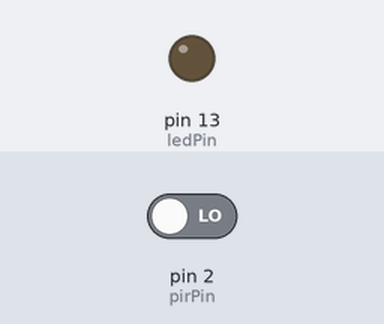
Simulated run of this sketch. Board: Arduino Uno, built with avr-gcc and run on an emulated ATmega328P. Parts: output pins drawn as LEDs (lit = HIGH). The test bench sets the inputs (shaded band); at power-on: pin 2 (pirPin) LOW. What the sketch prints to the serial monitor is not drawn.

Above: at 1.2 s.
1.3 s: pin 2 (pirPin) driven HIGH
At 1.7 s:
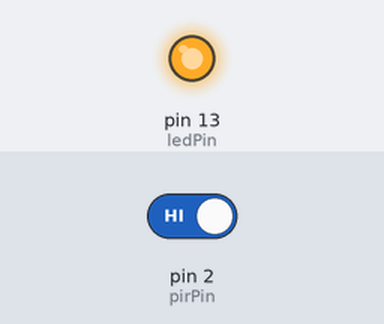
2.9 s: pin 2 (pirPin) driven LOW
At 4.1 s:
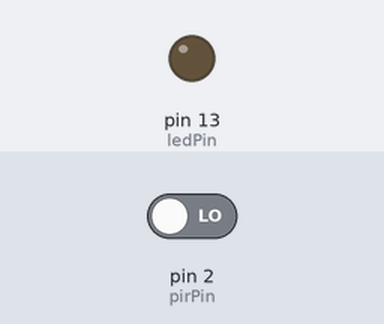
Timing chart, 0 to 5.9 s (numbered marks = the images above; inputs shaded):
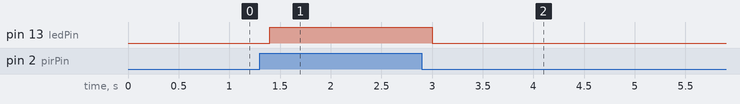

Measured:
- after the input at 1.3 s, pin 13 (ledPin): LOW → HIGH after 0.10 s
- after the input at 2.9 s, pin 13 (ledPin): HIGH → LOW after 0.10 s

The sketch:

cam_bien_chuyen_dong.ino
```cpp
//int pirPin = 2;
//int ledPin = 13;
//
//void setup() {
//  pinMode(pirPin, INPUT);
//  pinMode(ledPin, OUTPUT);
//  Serial.begin(9600);
//}
//
//void loop() {
//  int sensorValue = digitalRead(pirPin);
//  if (sensorValue == HIGH) {
//    digitalWrite(ledPin, HIGH);
//    Serial.println("Phat hien chuyen dong!");
//  } else {
//    digitalWrite(ledPin, LOW);
//    Serial.println("Khong co chuyen dong.");
//  }
//  delay(300);
//}


int pirPin = 2;
int ledPin = 13;
unsigned long previousMillis = 0;
const long interval = 200; // Kiểm tra mỗi 50ms

void setup() {
  pinMode(pirPin, INPUT);
  pinMode(ledPin, OUTPUT);
  Serial.begin(9600);
}

void loop() {
  unsigned long currentMillis = millis();

  if (currentMillis - previousMillis >= interval) {
    previousMillis = currentMillis;

    int sensorValue = digitalRead(pirPin);
    if (sensorValue == HIGH) {
      digitalWrite(ledPin, HIGH);
      Serial.println("Phát hiện chuyển động!");
    } else {
      digitalWrite(ledPin, LOW);
      Serial.println("Không có chuyển động.");
    }
  }
}
```
